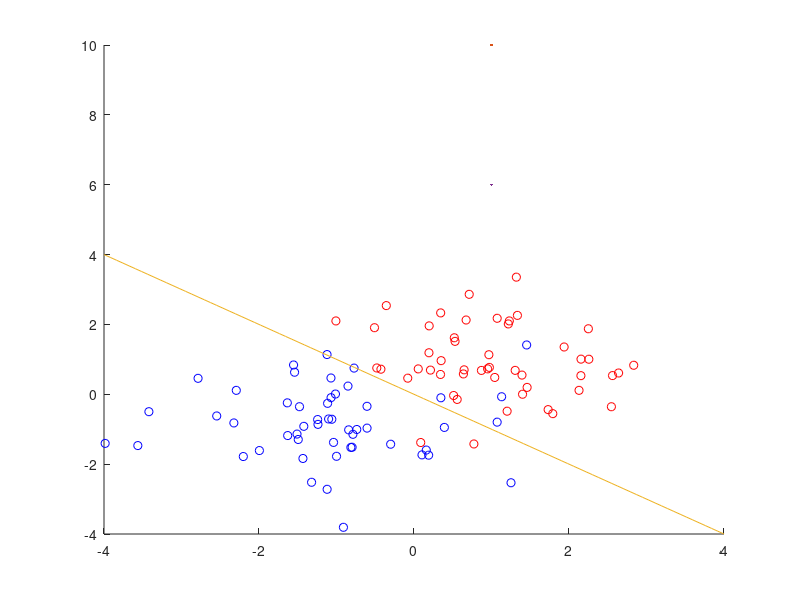

The MATLAB source for this figure: (Note: this script raises an error after producing the figure.)
clear all;
close all;

%generate 2 Gaussian distributed classes with the same covariance matrix 
% and classify them

%input data
X1 = randn (50 ,2) + 1;
X2 = randn (51 ,2) - 1;
%corresponding labels
Y1 = ones (50 ,1);
Y2 = -ones (51 ,1);

%visualize data
figure ;
hold on;
%class 1 : 
plot (X1 (: ,1) , X1 (: ,2) , 'ro',LineWidth=10);
%class 2 :
plot (X2 (: ,1) , X2 (: ,2) , 'bo',LineWidth=10);
%linear classifier :
x = linspace(-4, 4,100);
y = linspace(4, -4, 100);
plot(x, y,linewidth=6)


title('Distribution of the data', fontsize=28);
legend('Class 1', 'Class -1', fontsize=20);
hold off;